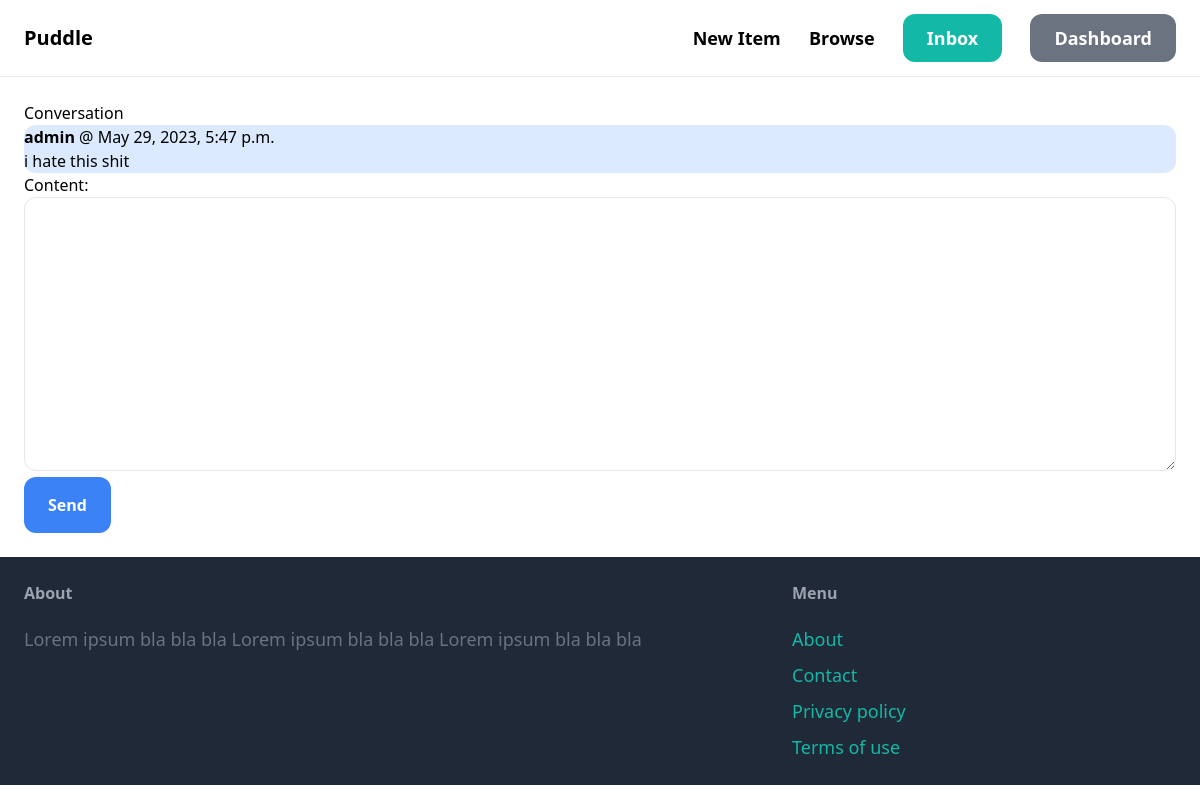
Page /inbox/2/ (signed in) on the earlier database version.
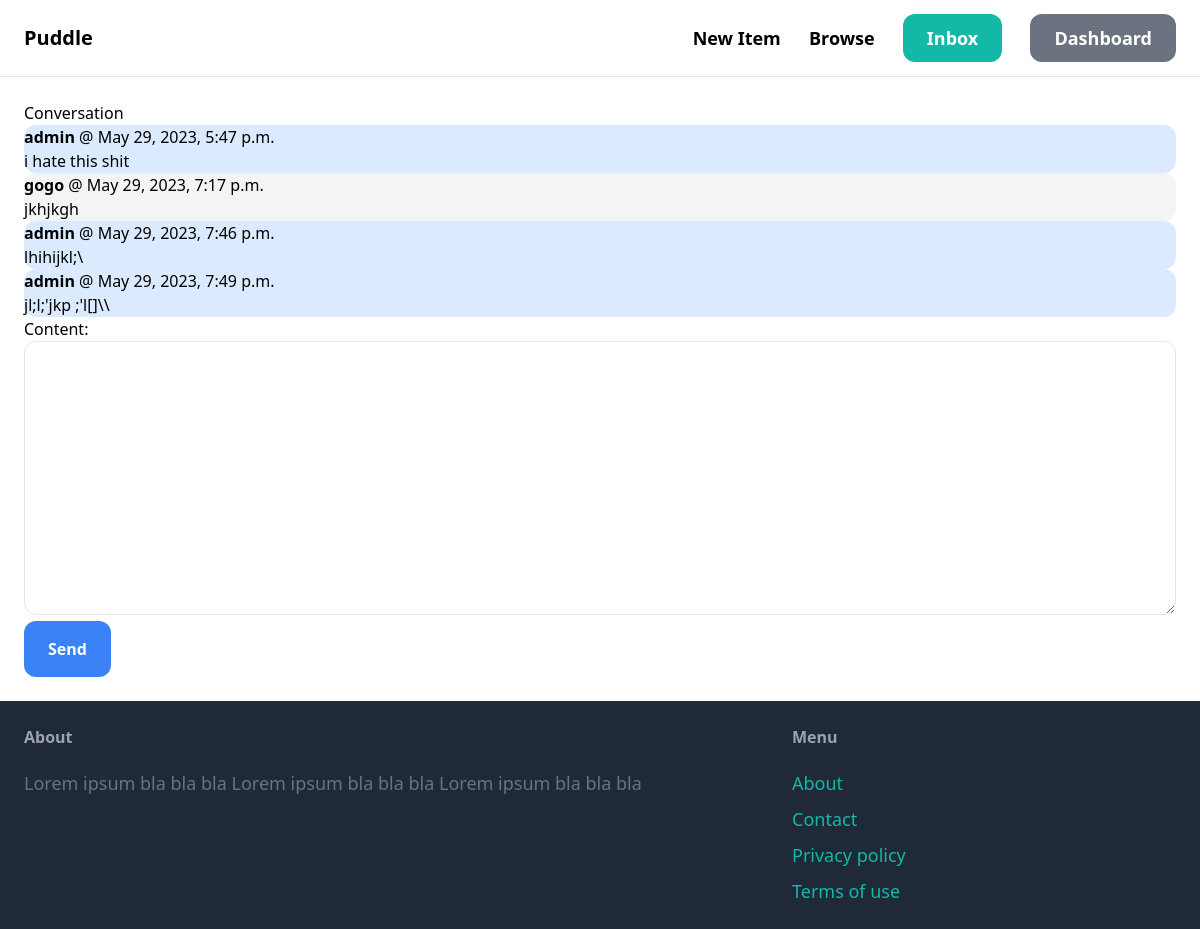
Same page on the later database version.
### conversation/models.py (models this page shows)
class ConversationMessage(models.Model):
    conversation = models.ForeignKey(Conversation, related_name='messages', on_delete=models.CASCADE)
    content = models.TextField()
    created_at = models.DateTimeField(auto_now_add=True)
    created_by = models.ForeignKey(User, related_name='created_messages', on_delete=models.CASCADE)

### conversation/views.py (the view)
# urls.py: path('<int:pk>/', views.detail, name='detail'),
@login_required
def detail(request, pk):
    conversation = Conversation.objects.filter(members__in=[request.user.id]).get(pk=pk)
    if request.method == 'POST':
        form = ConversationMessageForm(request.POST)
        if form.is_valid():
            conversation_message = form.save(commit=False)
            conversation_message.conversation = conversation
            conversation_message.created_by = request.user
            conversation_message.save()
            conversation.save()
            return redirect('conversation:detail', pk=pk)
    else:
        form = ConversationMessageForm()
    return render(request, 'conversation/detail.html',
                  {'conversation': conversation,
                   'form': form
                      })

### conversation/forms.py
class ConversationMessageForm(forms.ModelForm):
    class Meta:
        model = ConversationMessage
        fields = ('content',)
        widgets = {
            'content': forms.Textarea(attrs={
                'class': 'w-full py-4 px-6 rounded-xl border'
            })
        }

### conversation/templates/conversation/detail.html (shortened to what this page needs)
{% extends 'core/base.html' %}
{% block content %}
<h1>Conversation</h1>
<div>
    {% for message in  conversation.messages.all %}
            <div class="pr-6 flex {% if message.created_by == request.user %}bg-blue-100 {% else %} bg-gray-100 {% endif %}rounded-xl ">
                <div>
                    <p><strong>{{ message.created_by.username }}</strong> @ {{ message.created_at}}</p>
                    <p>{{ message.content }}</p>
                </div>
            </div>
    {% endfor %}
</div>
<form method="post" action='.'>
    {{form.as_p}}
    <button class=" bg-blue-500 hover:bg-blue-700 text-white font-bold py-4 px-6 rounded-xl ">
        Send
    </button>
</form>
{% endblock %}

Differences in the rows shown:
added ConversationMessage: created_by.username "gogo", created_at "May 29, 2023, 7:17 p.m.", content "jkhjkgh"
added ConversationMessage: created_by.username "admin", created_at "May 29, 2023, 7:46 p.m.", content "lhihijkl;\\"
added ConversationMessage: created_by.username "admin", created_at "May 29, 2023, 7:49 p.m.", content "jl;l;'jkp ;'l[]\\\\"
